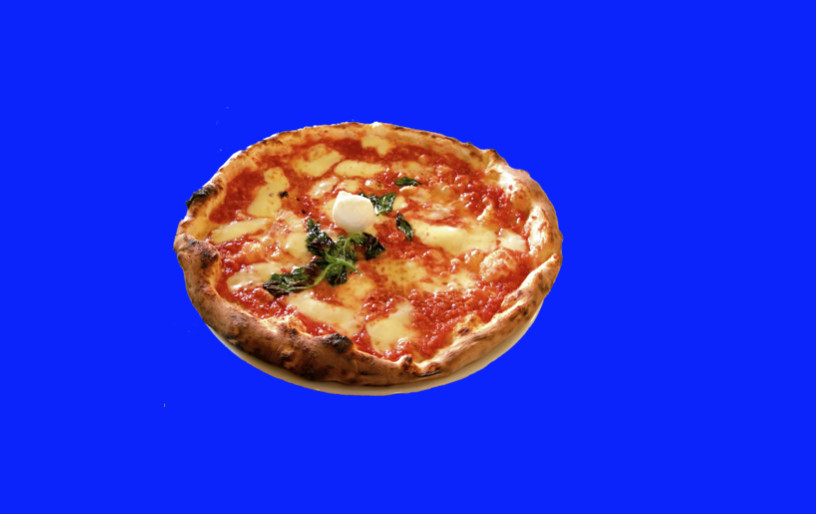
#> input picture 1_1_Image_Representation/images/pizza_bluescreen.jpg, 816 x 514 px
$ jupyter execute '3. Blue Screen.ipynb'   (shell and % lines are left out)
#> lines starting #> are read from the running program, lines starting #| are printed output that depends on the picture; after the words box and inside, x2 and y2 are one past the last pixel; in counts of white or black regions, pixels touching at a corner belong together
# Color Threshold, Blue Screen

### Import resources

[cell 1]
# import matplotlib.pyplot as plt
# import numpy as np
# import cv2

# %matplotlib inline
import matplotlib.pyplot as plt
import numpy as np
import cv2 as cv

### Read in and display the image

[cell 2]
# # Read in the image
# image = cv2.imread('images/pizza_bluescreen.jpg')
img = cv.imread('images/pizza_bluescreen.jpg')
#> img is the input picture: shape (514, 816, 3); mean B, G, R 214.8, 51.2, 44.9
# # Print out the type of image data and its dimensions (height, width, and color)
# print('This image is:', type(image),
#       ' with dimensions:', image.shape)
print(type(img), img.shape)
#| <class 'numpy.ndarray'> (514, 816, 3)

[cell 3]
# # Make a copy of the image
# image_copy = np.copy(image)
img_copy = np.copy(img)

# # Change color to RGB (from BGR)
# image_copy = cv2.cvtColor(image_copy, cv2.COLOR_BGR2RGB)
img_copy = cv.cvtColor(img_copy, cv.COLOR_BGR2RGB)
# # Display the image copy
# plt.imshow(image_copy)
plt.imshow(img_copy)

### Define the color threshold

[cell 4]
## TODO: Define the color selection boundaries in RGB values
# play around with these values until you isolate the blue background
# lower_blue = np.array([0,0,180])
# upper_blue = np.array([250,250,255])

lower_b = np.array([0, 0, 200])
upper_b = np.array([200, 200, 255])

### Create a mask

[cell 5]
# # Define the masked area
# mask = cv2.inRange(image_copy, lower_blue, upper_blue)
mask = cv.inRange(img_copy, lower_b, upper_b)
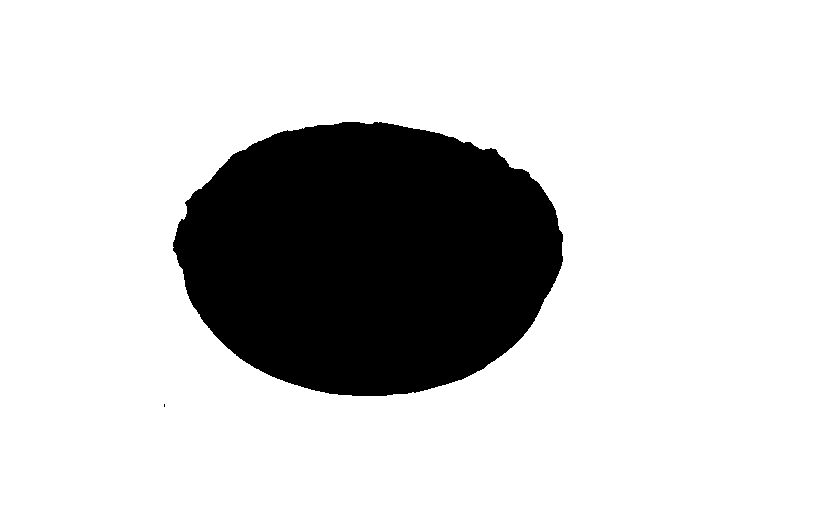
#> mask: shape (514, 816); 80.2% white; 2 black regions (1 under 20 px), largest, box (x1, y1, x2, y2) and area: (173, 122, 563, 396) 82846

# # Vizualize the mask
# plt.imshow(mask, cmap='gray')
plt.imshow(mask, cmap='gray')

[cell 6]
# # Mask the image to let the pizza show through
# masked_image = np.copy(image_copy)
masked_img = np.copy(img_copy)
# masked_image[mask != 0] = [0, 0, 0]
masked_img[mask !=0] =[0, 0, 0]
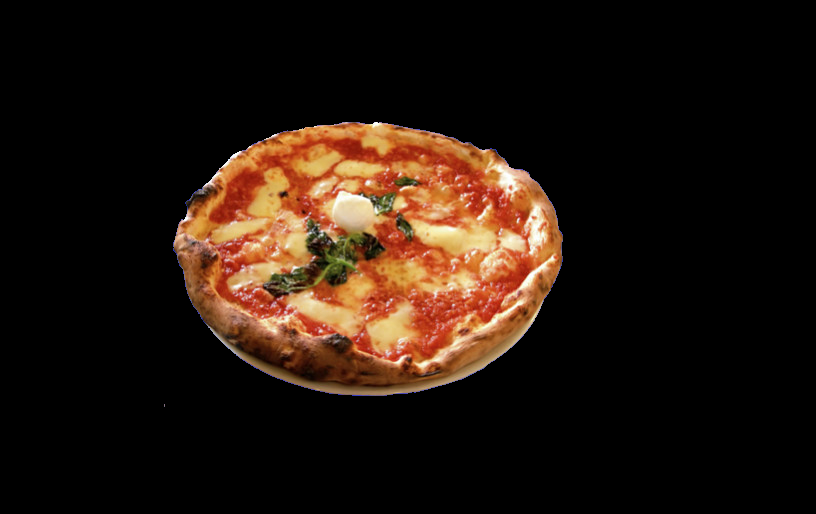
#> masked_img: shape (514, 816, 3); mean R, G, B 36, 22.3, 13.4
# # Display it!
# plt.imshow(masked_image)
plt.imshow(masked_img)

### Mask and add a background image

[cell 7]
# # Load in a background image, and convert it to RGB
# background_image = cv2.imread('images/space_background.jpg')
# background_image = cv2.cvtColor(background_image, cv2.COLOR_BGR2RGB)
bg_img = cv.imread('images/space_background.jpg')
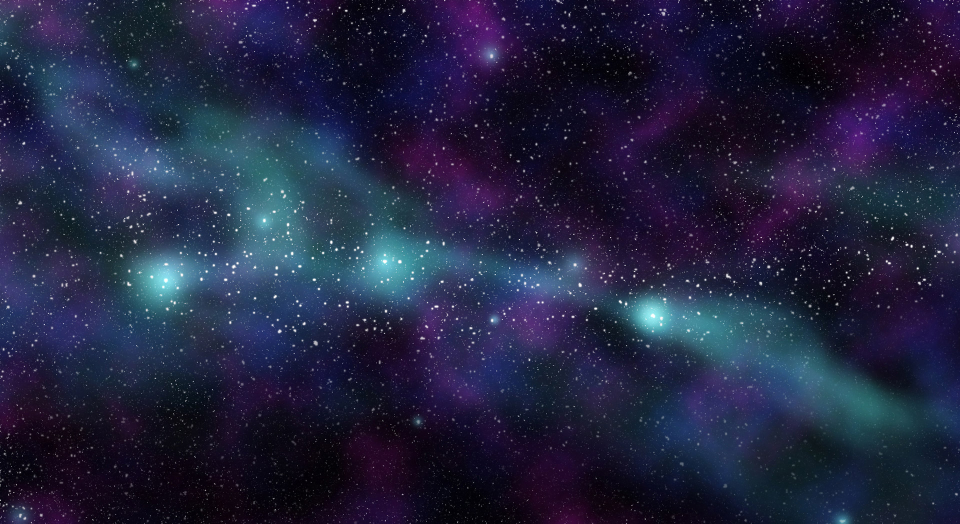
#> input picture 1_1_Image_Representation/images/space_background.jpg, 1920 x 1047 px (shown at 1/2 size)
#> bg_img is the input picture: shape (1047, 1920, 3); mean B, G, R 64, 35.9, 33.2
bg_img = cv.cvtColor(bg_img, cv.COLOR_BGR2RGB)

# # Crop it to the right size (514x816)
# crop_background = background_image[0:514, 0:816]
h,w,_ = img_copy.shape
#> h = 514; w = 816
bg_img = cv.resize(bg_img, (w,h))
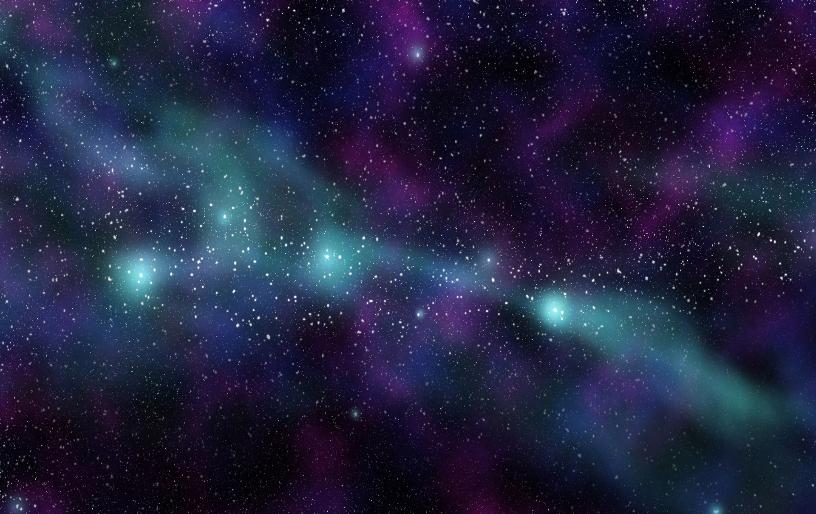
#> bg_img: shape (514, 816, 3); mean R, G, B 33, 35.8, 63.9
print(bg_img.shape)
#| (514, 816, 3)
# # Mask the cropped background so that the pizza area is blocked
# crop_background[mask == 0] = [0, 0, 0]
bg_img[mask == 0]= [0, 0, 0]
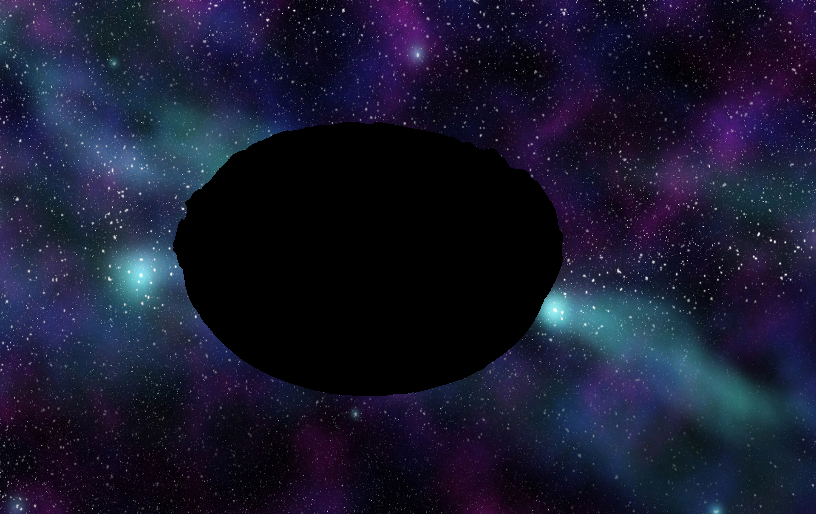
#> bg_img: shape (514, 816, 3); 19.75% of pixels changed, all inside (x1, y1, x2, y2) = (164, 122, 563, 407)

# # Display the background
# plt.imshow(crop_background)
plt.imshow(bg_img)

### Create a complete image

[cell 8]
# Add the two images together to create a complete image!
complete_image = masked_img + bg_img
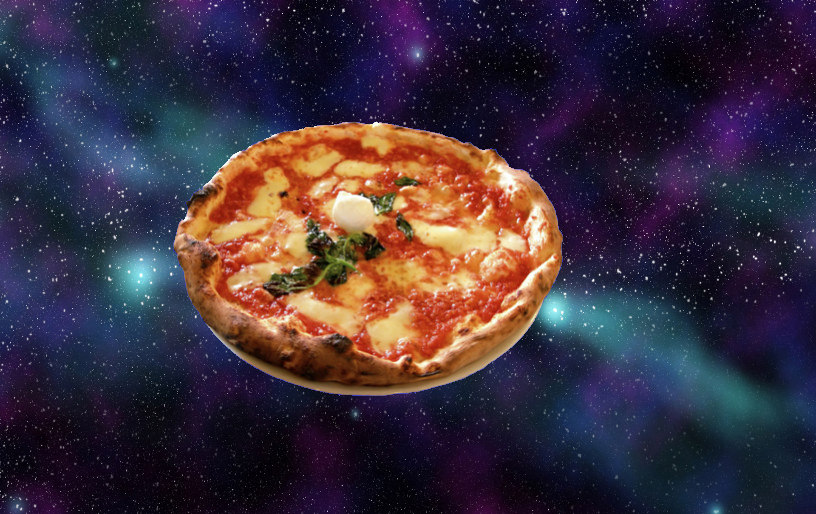
#> complete_image: shape (514, 816, 3); mean R, G, B 60.3, 47.5, 60.4

# Display the result
plt.imshow(complete_image)
